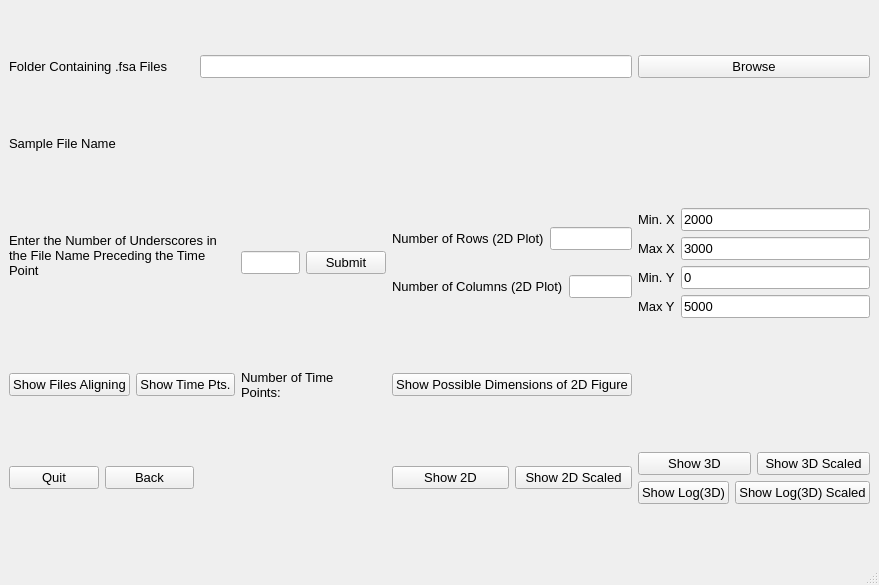
<?xml version="1.0" encoding="UTF-8"?>
<ui version="4.0">
 <class>MainWindow5</class>
 <widget class="QMainWindow" name="MainWindow5">
  <property name="geometry">
   <rect>
    <x>0</x>
    <y>0</y>
    <width>879</width>
    <height>585</height>
   </rect>
  </property>
  <property name="windowTitle">
   <string>Chromatogram Visualization</string>
  </property>
  <widget class="QWidget" name="centralwidget">
   <layout class="QGridLayout" name="gridLayout">
    <item row="1" column="1" colspan="2">
     <widget class="QLabel" name="label_8">
      <property name="sizePolicy">
       <sizepolicy hsizetype="Preferred" vsizetype="Fixed">
        <horstretch>0</horstretch>
        <verstretch>0</verstretch>
       </sizepolicy>
      </property>
      <property name="minimumSize">
       <size>
        <width>0</width>
        <height>26</height>
       </size>
      </property>
      <property name="font">
       <font>
        <pointsize>10</pointsize>
       </font>
      </property>
      <property name="text">
       <string/>
      </property>
     </widget>
    </item>
    <item row="0" column="1" colspan="2">
     <widget class="QLineEdit" name="lineEdit">
      <property name="font">
       <font>
        <pointsize>10</pointsize>
       </font>
      </property>
     </widget>
    </item>
    <item row="0" column="3">
     <widget class="QPushButton" name="pushButton">
      <property name="font">
       <font>
        <pointsize>10</pointsize>
       </font>
      </property>
      <property name="text">
       <string>Browse</string>
      </property>
     </widget>
    </item>
    <item row="2" column="0" colspan="2">
     <layout class="QHBoxLayout" name="horizontalLayout_2">
      <item>
       <widget class="QLabel" name="label_2">
        <property name="font">
         <font>
          <pointsize>10</pointsize>
         </font>
        </property>
        <property name="text">
         <string>Enter the Number of Underscores in the File Name Preceding the Time Point
</string>
        </property>
        <property name="alignment">
         <set>Qt::AlignLeading|Qt::AlignLeft|Qt::AlignVCenter</set>
        </property>
        <property name="wordWrap">
         <bool>true</bool>
        </property>
       </widget>
      </item>
      <item>
       <widget class="QLineEdit" name="lineEdit_2">
        <property name="font">
         <font>
          <pointsize>10</pointsize>
         </font>
        </property>
       </widget>
      </item>
      <item>
       <widget class="QPushButton" name="pushButton_2">
        <property name="font">
         <font>
          <pointsize>10</pointsize>
         </font>
        </property>
        <property name="text">
         <string>Submit</string>
        </property>
       </widget>
      </item>
     </layout>
    </item>
    <item row="2" column="2">
     <layout class="QVBoxLayout" name="verticalLayout_2">
      <item>
       <layout class="QHBoxLayout" name="horizontalLayout_8">
        <item>
         <widget class="QLabel" name="label_9">
          <property name="font">
           <font>
            <pointsize>10</pointsize>
           </font>
          </property>
          <property name="text">
           <string>Number of Rows (2D Plot)</string>
          </property>
         </widget>
        </item>
        <item>
         <widget class="QLineEdit" name="lineEdit_7">
          <property name="font">
           <font>
            <pointsize>10</pointsize>
           </font>
          </property>
         </widget>
        </item>
       </layout>
      </item>
      <item>
       <layout class="QHBoxLayout" name="horizontalLayout_9">
        <item>
         <widget class="QLabel" name="label_10">
          <property name="font">
           <font>
            <pointsize>10</pointsize>
           </font>
          </property>
          <property name="text">
           <string>Number of Columns (2D Plot)</string>
          </property>
         </widget>
        </item>
        <item>
         <widget class="QLineEdit" name="lineEdit_8">
          <property name="font">
           <font>
            <pointsize>10</pointsize>
           </font>
          </property>
         </widget>
        </item>
       </layout>
      </item>
     </layout>
    </item>
    <item row="5" column="0">
     <layout class="QHBoxLayout" name="horizontalLayout">
      <item>
       <widget class="QPushButton" name="pushButton_6">
        <property name="font">
         <font>
          <pointsize>10</pointsize>
         </font>
        </property>
        <property name="text">
         <string>Quit</string>
        </property>
       </widget>
      </item>
      <item>
       <widget class="QPushButton" name="pushButton_9">
        <property name="font">
         <font>
          <pointsize>10</pointsize>
         </font>
        </property>
        <property name="text">
         <string>Back</string>
        </property>
       </widget>
      </item>
     </layout>
    </item>
    <item row="5" column="3">
     <layout class="QVBoxLayout" name="verticalLayout_3">
      <item>
       <layout class="QHBoxLayout" name="horizontalLayout_11">
        <item>
         <widget class="QPushButton" name="pushButton_5">
          <property name="font">
           <font>
            <pointsize>10</pointsize>
           </font>
          </property>
          <property name="text">
           <string>Show 3D</string>
          </property>
         </widget>
        </item>
        <item>
         <widget class="QPushButton" name="pushButton_10">
          <property name="font">
           <font>
            <pointsize>10</pointsize>
           </font>
          </property>
          <property name="text">
           <string>Show 3D Scaled</string>
          </property>
         </widget>
        </item>
       </layout>
      </item>
      <item>
       <layout class="QHBoxLayout" name="horizontalLayout_10">
        <item>
         <widget class="QPushButton" name="pushButton_12">
          <property name="font">
           <font>
            <pointsize>10</pointsize>
           </font>
          </property>
          <property name="text">
           <string>Show Log(3D)</string>
          </property>
         </widget>
        </item>
        <item>
         <widget class="QPushButton" name="pushButton_13">
          <property name="font">
           <font>
            <pointsize>10</pointsize>
           </font>
          </property>
          <property name="text">
           <string>Show Log(3D) Scaled</string>
          </property>
         </widget>
        </item>
       </layout>
      </item>
     </layout>
    </item>
    <item row="3" column="0" colspan="2">
     <layout class="QHBoxLayout" name="horizontalLayout_3">
      <item>
       <widget class="QPushButton" name="pushButton_8">
        <property name="font">
         <font>
          <pointsize>10</pointsize>
         </font>
        </property>
        <property name="text">
         <string>Show Files Aligning</string>
        </property>
       </widget>
      </item>
      <item>
       <widget class="QPushButton" name="pushButton_7">
        <property name="font">
         <font>
          <pointsize>10</pointsize>
         </font>
        </property>
        <property name="text">
         <string>Show Time Pts.</string>
        </property>
       </widget>
      </item>
      <item>
       <widget class="QLabel" name="label_11">
        <property name="font">
         <font>
          <pointsize>10</pointsize>
         </font>
        </property>
        <property name="text">
         <string>Number of Time Points:</string>
        </property>
        <property name="wordWrap">
         <bool>true</bool>
        </property>
       </widget>
      </item>
      <item>
       <widget class="QLabel" name="label_12">
        <property name="minimumSize">
         <size>
          <width>30</width>
          <height>0</height>
         </size>
        </property>
        <property name="font">
         <font>
          <pointsize>10</pointsize>
         </font>
        </property>
        <property name="text">
         <string/>
        </property>
       </widget>
      </item>
     </layout>
    </item>
    <item row="3" column="2">
     <widget class="QPushButton" name="pushButton_3">
      <property name="font">
       <font>
        <pointsize>10</pointsize>
       </font>
      </property>
      <property name="text">
       <string>Show Possible Dimensions of 2D Figure</string>
      </property>
     </widget>
    </item>
    <item row="0" column="0">
     <widget class="QLabel" name="label">
      <property name="font">
       <font>
        <pointsize>10</pointsize>
       </font>
      </property>
      <property name="text">
       <string>Folder Containing .fsa Files</string>
      </property>
     </widget>
    </item>
    <item row="5" column="2">
     <layout class="QHBoxLayout" name="horizontalLayout_12">
      <item>
       <widget class="QPushButton" name="pushButton_4">
        <property name="font">
         <font>
          <pointsize>10</pointsize>
         </font>
        </property>
        <property name="text">
         <string>Show 2D</string>
        </property>
       </widget>
      </item>
      <item>
       <widget class="QPushButton" name="pushButton_11">
        <property name="font">
         <font>
          <pointsize>10</pointsize>
         </font>
        </property>
        <property name="text">
         <string>Show 2D Scaled</string>
        </property>
       </widget>
      </item>
     </layout>
    </item>
    <item row="2" column="3">
     <layout class="QVBoxLayout" name="verticalLayout">
      <item>
       <layout class="QHBoxLayout" name="horizontalLayout_4">
        <item>
         <widget class="QLabel" name="label_4">
          <property name="font">
           <font>
            <pointsize>10</pointsize>
           </font>
          </property>
          <property name="text">
           <string>Min. X</string>
          </property>
         </widget>
        </item>
        <item>
         <widget class="QLineEdit" name="lineEdit_3">
          <property name="font">
           <font>
            <pointsize>10</pointsize>
           </font>
          </property>
          <property name="text">
           <string>2000</string>
          </property>
         </widget>
        </item>
       </layout>
      </item>
      <item>
       <layout class="QHBoxLayout" name="horizontalLayout_5">
        <item>
         <widget class="QLabel" name="label_5">
          <property name="font">
           <font>
            <pointsize>10</pointsize>
           </font>
          </property>
          <property name="text">
           <string>Max X</string>
          </property>
         </widget>
        </item>
        <item>
         <widget class="QLineEdit" name="lineEdit_4">
          <property name="font">
           <font>
            <pointsize>10</pointsize>
           </font>
          </property>
          <property name="text">
           <string>3000</string>
          </property>
         </widget>
        </item>
       </layout>
      </item>
      <item>
       <layout class="QHBoxLayout" name="horizontalLayout_6">
        <item>
         <widget class="QLabel" name="label_6">
          <property name="font">
           <font>
            <pointsize>10</pointsize>
           </font>
          </property>
          <property name="text">
           <string>Min. Y</string>
          </property>
         </widget>
        </item>
        <item>
         <widget class="QLineEdit" name="lineEdit_5">
          <property name="font">
           <font>
            <pointsize>10</pointsize>
           </font>
          </property>
          <property name="text">
           <string>0</string>
          </property>
         </widget>
        </item>
       </layout>
      </item>
      <item>
       <layout class="QHBoxLayout" name="horizontalLayout_7">
        <item>
         <widget class="QLabel" name="label_7">
          <property name="font">
           <font>
            <pointsize>10</pointsize>
           </font>
          </property>
          <property name="text">
           <string>Max Y</string>
          </property>
         </widget>
        </item>
        <item>
         <widget class="QLineEdit" name="lineEdit_6">
          <property name="font">
           <font>
            <pointsize>10</pointsize>
           </font>
          </property>
          <property name="text">
           <string>5000</string>
          </property>
         </widget>
        </item>
       </layout>
      </item>
     </layout>
    </item>
    <item row="1" column="0">
     <widget class="QLabel" name="label_3">
      <property name="font">
       <font>
        <pointsize>10</pointsize>
       </font>
      </property>
      <property name="text">
       <string>Sample File Name</string>
      </property>
     </widget>
    </item>
   </layout>
  </widget>
  <widget class="QMenuBar" name="menubar">
   <property name="geometry">
    <rect>
     <x>0</x>
     <y>0</y>
     <width>879</width>
     <height>21</height>
    </rect>
   </property>
  </widget>
  <widget class="QStatusBar" name="statusbar"/>
 </widget>
 <resources/>
 <connections/>
</ui>
